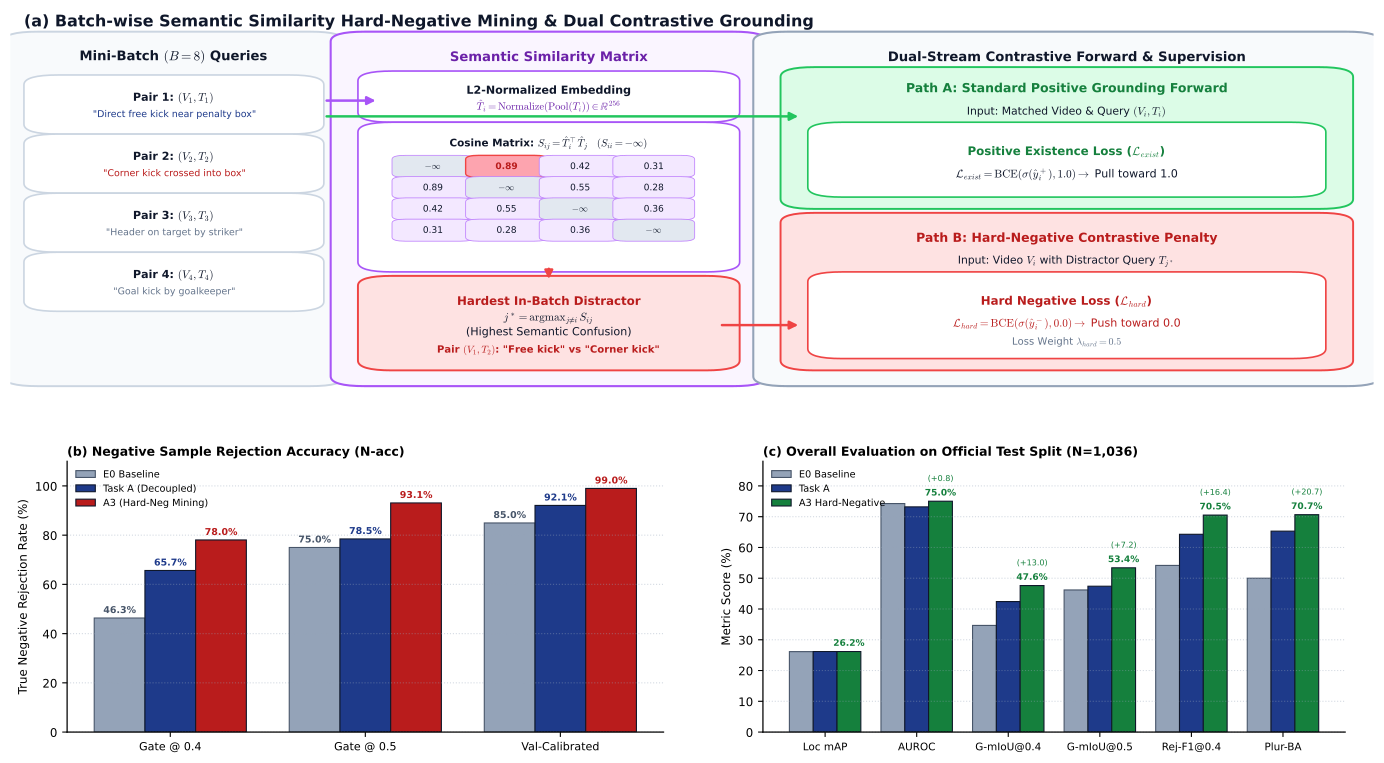

This figure's Python source:
"""Figure 3: A3 Enhancement: Batch-wise Semantic Similarity Hard-Negative Contrastive Mining
Created according to plot-is-all-you-need scientific figure design principles.
Deliverables:
- figures/fig3_a3_hard_negative.png (300 DPI)
- figures/fig3_a3_hard_negative.pdf (Vector)
- figures/fig3_a3_hard_negative.py (Reproducible source)
"""
from pathlib import Path
import matplotlib
matplotlib.use('Agg')
import matplotlib.pyplot as plt
import matplotlib.patches as patches
from matplotlib.patches import FancyBboxPatch, FancyArrowPatch
import numpy as np

# Styling consistent with plot-is-all-you-need & IEEE/Nature guidelines
plt.rcParams.update({
    "font.family": "sans-serif",
    "font.sans-serif": ["DejaVu Sans", "Arial", "Helvetica"],
    "mathtext.fontset": "cm",
    "pdf.fonttype": 42,
    "axes.linewidth": 0.9,
    "font.size": 8.5
})

# Color Palette
C_NAVY = "#0f172a"
C_BLUE = "#1e3a8a"
C_LIGHT_BLUE = "#dbeafe"
C_BORDER_BLUE = "#3b82f6"

C_TEAL = "#0d9488"
C_LIGHT_TEAL = "#ccfbf1"
C_BORDER_TEAL = "#14b8a6"

C_PURPLE = "#6b21a8"
C_LIGHT_PURPLE = "#f3e8ff"
C_BORDER_PURPLE = "#a855f7"

C_GREEN = "#15803d"
C_LIGHT_GREEN = "#dcfce7"
C_BORDER_GREEN = "#22c55e"

C_RED = "#b91c1c"
C_LIGHT_RED = "#fee2e2"
C_BORDER_RED = "#ef4444"

C_AMBER = "#b45309"
C_LIGHT_AMBER = "#fef3c7"
C_BORDER_AMBER = "#f59e0b"

C_GRAY_BG = "#f8fafc"
C_BORDER_GRAY = "#94a3b8"


def add_box(ax, x, y, w, h, boxstyle="round,pad=0.015,rounding_size=0.025", 
            facecolor="#ffffff", edgecolor="#94a3b8", linewidth=1.2, zorder=2, alpha=1.0):
    box = FancyBboxPatch((x, y), w, h, boxstyle=boxstyle,
                         facecolor=facecolor, edgecolor=edgecolor,
                         linewidth=linewidth, zorder=zorder, alpha=alpha)
    ax.add_patch(box)
    return box


def add_arrow(ax, p1, p2, color="#64748b", linewidth=1.8, arrowstyle="-|>", 
              mutation_scale=12, linestyle="solid", zorder=3, connectionstyle="arc3,rad=0"):
    arrow = FancyArrowPatch(p1, p2, color=color, linewidth=linewidth,
                            arrowstyle=arrowstyle, mutation_scale=mutation_scale,
                            linestyle=linestyle, zorder=zorder, connectionstyle=connectionstyle)
    ax.add_patch(arrow)
    return arrow


def generate_figure_3():
    fig = plt.figure(figsize=(14.2, 8.2), dpi=300)
    fig.patch.set_facecolor("#ffffff")

    # Grid Layout: Top (a) Similarity Mining & (b) Dual Forward Architecture
    # Bottom: (c) Negative Rejection Performance & (d) Comprehensive Benchmark Radar/Grouped Bar
    ax_arch = fig.add_axes([0.02, 0.48, 0.96, 0.48])
    ax_arch.set_xlim(0, 1)
    ax_arch.set_ylim(0, 1)
    ax_arch.axis("off")

    ax_rej = fig.add_axes([0.06, 0.08, 0.42, 0.33])
    ax_radar = fig.add_axes([0.55, 0.08, 0.41, 0.33])

    # --------------------------------------------------------------------------
    # PANEL (a) & (b): SIMILARITY MINING ENGINE & CONTRASTIVE PATHS
    # --------------------------------------------------------------------------
    ax_arch.text(0.01, 0.97, "(a) Batch-wise Semantic Similarity Hard-Negative Mining & Dual Contrastive Grounding",
                 fontsize=11.5, fontweight="bold", color=C_NAVY, ha="left", va="center")

    # 1. Mini-Batch Query Stream (Left)
    add_box(ax_arch, 0.01, 0.06, 0.22, 0.87, facecolor="#f8fafc", edgecolor="#cbd5e1", linewidth=1.4)
    ax_arch.text(0.12, 0.88, "Mini-Batch $(B=8)$ Queries", ha="center", va="center", fontsize=9.5, fontweight="bold", color=C_NAVY)

    # Pairs list in mini-batch
    queries = [
        ("Pair 1", '"Direct free kick near penalty box"'),
        ("Pair 2", '"Corner kick crossed into box"'),
        ("Pair 3", '"Header on target by striker"'),
        ("Pair 4", '"Goal kick by goalkeeper"')
    ]
    for i, (p_title, q_text) in enumerate(queries):
        yo = 0.70 - i * 0.15
        add_box(ax_arch, 0.025, yo, 0.19, 0.12, facecolor="#ffffff", edgecolor="#cbd5e1")
        ax_arch.text(0.12, yo + 0.075, f"{p_title}: $(V_{i+1}, T_{i+1})$", ha="center", va="center", fontsize=8, fontweight="bold", color=C_NAVY)
        ax_arch.text(0.12, yo + 0.035, q_text, ha="center", va="center", fontsize=6.8, color=C_BLUE if i == 0 else (C_RED if i == 1 else "#64748b"))

    # 2. Similarity Matrix Engine (Center Left)
    add_box(ax_arch, 0.25, 0.06, 0.29, 0.87, facecolor="#faf5ff", edgecolor=C_BORDER_PURPLE, linewidth=1.5)
    ax_arch.text(0.395, 0.88, "Semantic Similarity Matrix", ha="center", va="center", fontsize=9.5, fontweight="bold", color=C_PURPLE)

    # Text L2 Normalization
    add_box(ax_arch, 0.27, 0.73, 0.25, 0.10, facecolor="#ffffff", edgecolor=C_BORDER_PURPLE)
    ax_arch.text(0.395, 0.795, "L2-Normalized Embedding", ha="center", va="center", fontsize=8, fontweight="bold", color=C_NAVY)
    ax_arch.text(0.395, 0.755, r"$\hat{T}_i = \mathrm{Normalize}(\mathrm{Pool}(T_i)) \in \mathbb{R}^{256}$", ha="center", va="center", fontsize=7.5, color=C_PURPLE)
    add_arrow(ax_arch, (0.23, 0.77), (0.27, 0.77), color=C_BORDER_PURPLE)

    # Similarity Matrix Heatmap Visualization
    add_box(ax_arch, 0.27, 0.35, 0.25, 0.35, facecolor="#ffffff", edgecolor=C_BORDER_PURPLE)
    ax_arch.text(0.395, 0.66, r"Cosine Matrix: $S_{ij} = \hat{T}_i^\top \hat{T}_j \quad (S_{ii} = -\infty)$",
                 ha="center", va="center", fontsize=7.5, fontweight="bold", color=C_NAVY)

    # Render a 4x4 mini heatmap inside
    matrix_vals = [
        ["$-\\infty$", "0.89", "0.42", "0.31"],
        ["0.89", "$-\\infty$", "0.55", "0.28"],
        ["0.42", "0.55", "$-\\infty$", "0.36"],
        ["0.31", "0.28", "0.36", "$-\\infty$"]
    ]
    for r in range(4):
        for c in range(4):
            is_diag = (r == c)
            is_argmax = (r == 0 and c == 1)
            cell_col = "#e2e8f0" if is_diag else ("#fda4af" if is_argmax else "#f3e8ff")
            edge_col = "#ef4444" if is_argmax else "#c084fc"
            add_box(ax_arch, 0.285 + c * 0.054, 0.58 - r * 0.054, 0.050, 0.046,
                    boxstyle="round,pad=0.005,rounding_size=0.01",
                    facecolor=cell_col, edgecolor=edge_col, linewidth=1.0 if is_argmax else 0.6)
            ax_arch.text(0.310 + c * 0.054, 0.603 - r * 0.054, matrix_vals[r][c],
                         ha="center", va="center", fontsize=6.5,
                         fontweight="bold" if is_argmax else "normal",
                         color=C_RED if is_argmax else C_NAVY)

    # Argmax Selection Callout
    add_box(ax_arch, 0.27, 0.10, 0.25, 0.21, facecolor=C_LIGHT_RED, edgecolor=C_BORDER_RED, linewidth=1.4)
    ax_arch.text(0.395, 0.26, "Hardest In-Batch Distractor", ha="center", va="center", fontsize=8.5, fontweight="bold", color=C_RED)
    ax_arch.text(0.395, 0.20, r"$j^* = \operatorname{argmax}_{j \neq i} S_{ij}$" "\n" r"(Highest Semantic Confusion)",
                 ha="center", va="center", fontsize=8, color=C_NAVY)
    ax_arch.text(0.395, 0.135, 'Pair $(V_1, T_2)$: "Free kick" vs "Corner kick"',
                 ha="center", va="center", fontsize=7.2, fontweight="bold", color=C_RED)
    add_arrow(ax_arch, (0.395, 0.35), (0.395, 0.31), color=C_BORDER_RED, linewidth=1.8)

    # 3. Dual Contrastive Forward Paths (Right)
    add_box(ax_arch, 0.56, 0.06, 0.43, 0.87, facecolor="#f8fafc", edgecolor="#94a3b8", linewidth=1.5)
    ax_arch.text(0.775, 0.88, "Dual-Stream Contrastive Forward & Supervision",
                 ha="center", va="center", fontsize=9.5, fontweight="bold", color=C_NAVY)

    # 3.1 Path A: Positive Grounding Forward
    add_box(ax_arch, 0.58, 0.51, 0.39, 0.33, facecolor=C_LIGHT_GREEN, edgecolor=C_BORDER_GREEN, linewidth=1.4)
    ax_arch.text(0.775, 0.80, "Path A: Standard Positive Grounding Forward", ha="center", va="center", fontsize=9, fontweight="bold", color=C_GREEN)
    ax_arch.text(0.775, 0.74, "Input: Matched Video & Query $(V_i, T_i)$", ha="center", va="center", fontsize=7.8, color=C_NAVY)

    add_box(ax_arch, 0.60, 0.54, 0.35, 0.16, facecolor="#ffffff", edgecolor=C_BORDER_GREEN)
    ax_arch.text(0.775, 0.64, r"Positive Existence Loss ($\mathcal{L}_{exist}$)", ha="center", va="center", fontsize=8.5, fontweight="bold", color=C_GREEN)
    ax_arch.text(0.775, 0.58, r"$\mathcal{L}_{exist} = \mathrm{BCE}(\sigma(\hat{y}_i^+), 1.0) \to$ Pull toward 1.0",
                 ha="center", va="center", fontsize=8, color=C_NAVY)

    add_arrow(ax_arch, (0.23, 0.73), (0.58, 0.73), color=C_BORDER_GREEN, linewidth=1.8)

    # 3.2 Path B: Hard Negative Contrastive Forward
    add_box(ax_arch, 0.58, 0.10, 0.39, 0.37, facecolor=C_LIGHT_RED, edgecolor=C_BORDER_RED, linewidth=1.4)
    ax_arch.text(0.775, 0.42, "Path B: Hard-Negative Contrastive Penalty", ha="center", va="center", fontsize=9, fontweight="bold", color=C_RED)
    ax_arch.text(0.775, 0.36, r"Input: Video $V_i$ with Distractor Query $T_{j^*}$", ha="center", va="center", fontsize=7.8, color=C_NAVY)

    add_box(ax_arch, 0.60, 0.13, 0.35, 0.19, facecolor="#ffffff", edgecolor=C_BORDER_RED)
    ax_arch.text(0.775, 0.26, r"Hard Negative Loss ($\mathcal{L}_{hard}$)", ha="center", va="center", fontsize=8.5, fontweight="bold", color=C_RED)
    ax_arch.text(0.775, 0.20, r"$\mathcal{L}_{hard} = \mathrm{BCE}(\sigma(\hat{y}_i^-), 0.0) \to$ Push toward 0.0",
                 ha="center", va="center", fontsize=8, color=C_RED)
    ax_arch.text(0.775, 0.155, r"Loss Weight $\lambda_{hard} = 0.5$", ha="center", va="center", fontsize=7.2, color="#64748b")

    add_arrow(ax_arch, (0.52, 0.20), (0.58, 0.20), color=C_BORDER_RED, linewidth=1.8)

    # --------------------------------------------------------------------------
    # PANEL (c): NEGATIVE REJECTION ACCURACY & FALSE-POSITIVE SUPPRESSION
    # --------------------------------------------------------------------------
    gates = ["Gate @ 0.4", "Gate @ 0.5", "Val-Calibrated"]
    x = np.arange(len(gates))
    w_bar = 0.26

    # Real experimental numbers from E0, Task A, and A3
    n_acc_e0 = [46.34, 75.00, 84.95]
    n_acc_ta = [65.65, 78.46, 92.07]
    n_acc_a3 = [78.05, 93.09, 98.98]

    b_e0 = ax_rej.bar(x - w_bar, n_acc_e0, w_bar, color="#94a3b8", label="E0 Baseline", edgecolor="#475569", lw=0.8)
    b_ta = ax_rej.bar(x, n_acc_ta, w_bar, color=C_BLUE, label="Task A (Decoupled)", edgecolor=C_NAVY, lw=0.8)
    b_a3 = ax_rej.bar(x + w_bar, n_acc_a3, w_bar, color=C_RED, label="A3 (Hard-Neg Mining)", edgecolor=C_NAVY, lw=0.8)

    # Add numeric labels
    for rects, col in [(b_e0, "#475569"), (b_ta, C_BLUE), (b_a3, C_RED)]:
        for r in rects:
            h = r.get_height()
            ax_rej.text(r.get_x() + r.get_width()/2., h + 1.2, f"{h:.1f}%",
                        ha="center", va="bottom", fontsize=6.8, fontweight="bold", color=col)

    ax_rej.set_title("(b) Negative Sample Rejection Accuracy (N-acc)", loc="left", fontweight="bold", fontsize=9, pad=4)
    ax_rej.set_xticks(x)
    ax_rej.set_xticklabels(gates, fontsize=8)
    ax_rej.set_ylabel("True Negative Rejection Rate (%)")
    ax_rej.set_ylim(0, 110)
    ax_rej.legend(fontsize=7, frameon=False, loc="upper left")
    ax_rej.spines[["top", "right"]].set_visible(False)
    ax_rej.grid(True, linestyle=":", alpha=0.4, color="#94a3b8", axis="y")

    # --------------------------------------------------------------------------
    # PANEL (d): COMPREHENSIVE BENCHMARK COMPARISON (Grouped Bar)
    # --------------------------------------------------------------------------
    metrics = ["Loc mAP", "AUROC", "G-mIoU@0.4", "G-mIoU@0.5", "Rej-F1@0.4", "Plur-BA"]
    x_m = np.arange(len(metrics))
    w_m = 0.26

    # E0, Task A, A3
    m_e0 = [26.14, 74.27, 34.66, 46.19, 54.16, 50.00]  # E0 had no plurality model (chance 50%)
    m_ta = [26.18, 73.19, 42.42, 47.41, 64.28, 65.29]
    m_a3 = [26.18, 75.03, 47.62, 53.39, 70.52, 70.65]

    ax_radar.bar(x_m - w_m, m_e0, w_m, color="#94a3b8", label="E0 Baseline", edgecolor="#475569", lw=0.8)
    ax_radar.bar(x_m, m_ta, w_m, color=C_BLUE, label="Task A", edgecolor=C_NAVY, lw=0.8)
    b_top = ax_radar.bar(x_m + w_m, m_a3, w_m, color=C_GREEN, label="A3 Hard-Negative", edgecolor=C_NAVY, lw=0.8)

    # Highlight A3 gains
    for i, r in enumerate(b_top):
        h = r.get_height()
        gain = h - m_e0[i]
        gain_str = f"+{gain:.1f}" if gain > 0 and i > 0 else ""
        ax_radar.text(r.get_x() + r.get_width()/2., h + 1.2, f"{h:.1f}%",
                      ha="center", va="bottom", fontsize=6.5, fontweight="bold", color=C_GREEN)
        if gain_str:
            ax_radar.text(r.get_x() + r.get_width()/2., h + 6.0, f"({gain_str})",
                          ha="center", va="bottom", fontsize=5.8, color=C_GREEN)

    ax_radar.set_title("(c) Overall Evaluation on Official Test Split (N=1,036)", loc="left", fontweight="bold", fontsize=9, pad=4)
    ax_radar.set_xticks(x_m)
    ax_radar.set_xticklabels(metrics, fontsize=7.5)
    ax_radar.set_ylabel("Metric Score (%)")
    ax_radar.set_ylim(0, 88)
    ax_radar.legend(fontsize=7, frameon=False, loc="upper left")
    ax_radar.spines[["top", "right"]].set_visible(False)
    ax_radar.grid(True, linestyle=":", alpha=0.4, color="#94a3b8", axis="y")

    # Save deliverables
    out_png = Path("figures/fig3_a3_hard_negative.png")
    out_pdf = Path("figures/fig3_a3_hard_negative.pdf")
    fig.savefig(out_png, dpi=300, bbox_inches="tight")
    fig.savefig(out_pdf, bbox_inches="tight")
    # Also update assets/
    fig.savefig("assets/a3_hard_negative_architecture.png", dpi=300, bbox_inches="tight")
    plt.close()
    print(f"Generated {out_png} and {out_pdf} successfully!")


if __name__ == "__main__":
    generate_figure_3()
